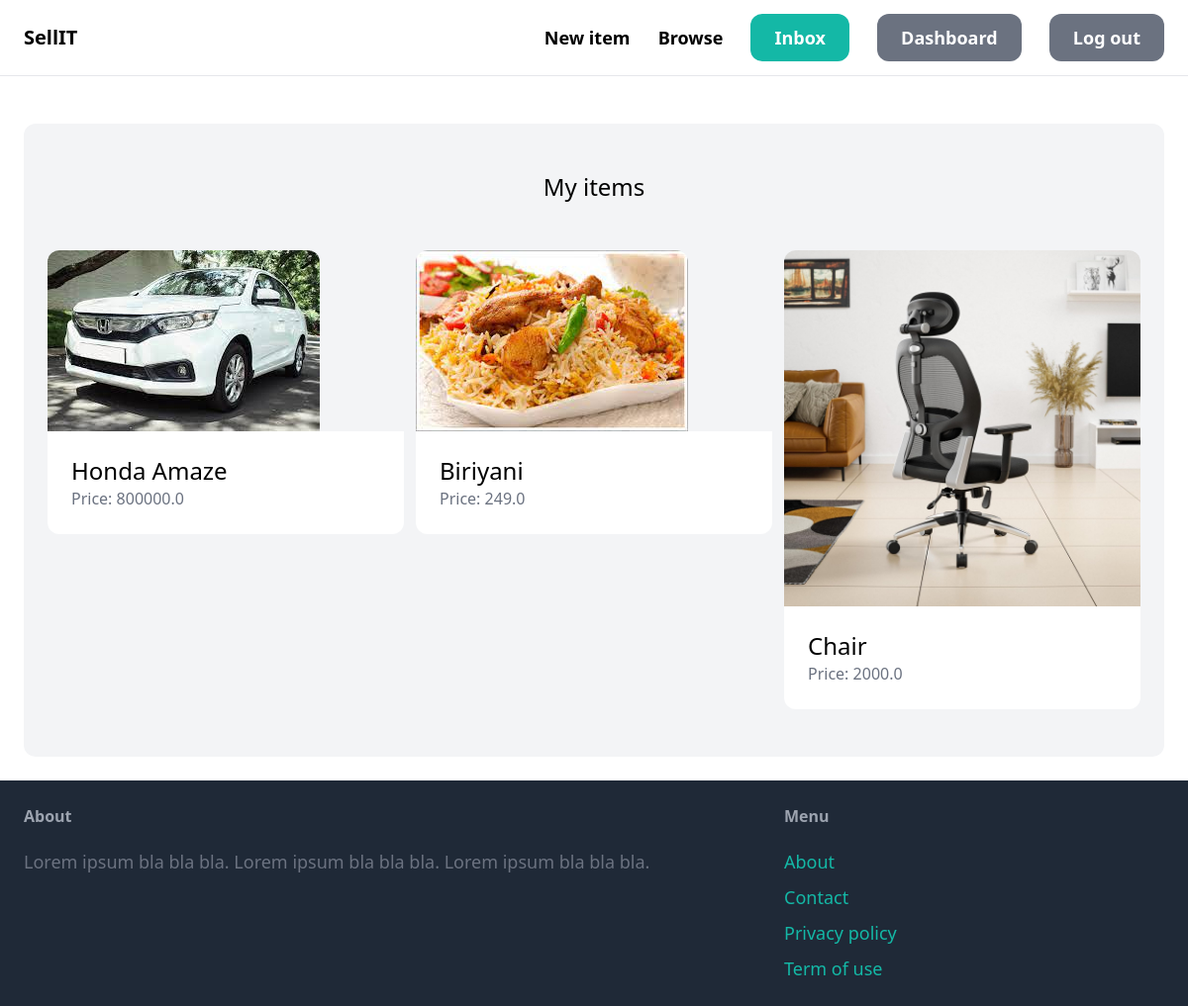
/dashboard/ (signed in), run on the app's committed database.
### item/models.py (models this page shows, shortened)
class Item(models.Model):
    category = models.ForeignKey(Category, related_name='items', on_delete=models.CASCADE)
    name = models.CharField(max_length=255)
    description = models.TextField(blank=True, null=True)
    price = models.FloatField()
    image = models.ImageField(upload_to='item_images', blank=True, null=True)
    is_sold = models.BooleanField(default=False)
    created_by = models.ForeignKey(User, related_name='items', on_delete=models.CASCADE)
    created_at = models.DateTimeField(auto_now_add=True)

### dashboard/views.py (the view)
# urls.py: path('', views.index, name='index'),
@login_required
def index(request):
    items = Item.objects.filter(created_by=request.user)
    return render(request, 'dashboard/index.html', {
        'items': items,
    })

### dashboard/templates/dashboard/index.html (shortened to what this page needs)
{% extends 'core/base.html' %}
{% block content %}
    <div class="mt-6 px-6 py-12 bg-gray-100 rounded-xl">
        <h2 class="mb-12 text-2xl text-center">My items</h2>
        <div class="grid grid-cols-3 gap-3">
            {% for item in items %}
                <div>
                    <a href="{% url 'item:detail' item.id %}">
                        <div>
                            <img src="{{ item.image.url }}" class="rounded-t-xl">
                        </div>
                        <div class="p-6 bg-white rounded-b-xl">
                            <h2 class="text-2xl">{{ item.name }}</h2>
                            <p class="text-gray-500">Price: {{ item.price }}</p>
                        </div>
                    </a>
                </div>
            {% endfor %}
        </div>
    </div>
{% endblock %}

### data on the page
Item: image (picture), name "Honda Amaze", price "800000.0"
Item: image (picture), name "Biriyani", price "249.0"
Item: image (picture), name "Chair", price "2000.0"
